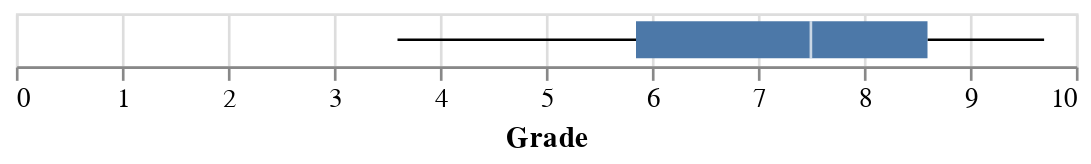

Notebook cell for this chart:
### Markdown cell above
# Boxplot

### Code cell
alt.Chart(df).mark_boxplot().encode(
    x='Grade'
)

### Figure 1 — Vega-Lite specification as saved in the notebook (floating-point values rounded to 4 significant figures)
{"config": {"view": {"continuousWidth": 400, "continuousHeight": 300}}, "data": {"name": "data-6b2b5c69c2c3e27e7e40f189da4d9bc4"}, "mark": "boxplot", "encoding": {"x": {"field": "Grade", "type": "quantitative"}}, "$schema": "https://vega.github.io/schema/vega-lite/v4.17.0.json", "datasets": {"data-6b2b5c69c2c3e27e7e40f189da4d9bc4": [{"Course": "ADM", "Student": "João", "AP1": 9.0, "AP2": 8.0, "AP3": 9.0, "Grade": 8.6, "Score": "B"}, {"Course": "ADM", "Student": "Maria", "AP1": 6.0, "AP2": 4.0, "AP3": 10.0, "Grade": 6.0, "Score": "D"}, {"Course": "LAW", "Student": "José", "AP1": 4.0, "AP2": 3.0, "AP3": 4.0, "Grade": 3.6, "Score": "F"}, {"Course": "LAW", "Student": "Pedro", "AP1": 8.0, "AP2": 10.0, "AP3": 7.0, "Grade": 8.6, "Score": "B"}, {"Course": "ECO", "Student": "Paulo", "AP1": 7.5, "AP2": 8.0, "AP3": 9.5, "Grade": 8.1, "Score": "B"}, {"Course": "LAW", "Student": "Esther", "AP1": 6.0, "AP2": 4.5, "AP3": 6.0, "Grade": 5.4, "Score": "D"}, {"Course": "ADM", "Student": "Gabriel", "AP1": 8.0, "AP2": 6.0, "AP3": 8.0, "Grade": 7.2, "Score": "B"}, {"Course": "LAW", "Student": "Rafael", "AP1": 7.5, "AP2": 10.0, "AP3": 9.5, "Grade": 8.9, "Score": "B"}, {"Course": "ECO", "Student": "Davi", "AP1": 6.0, "AP2": 10.0, "AP3": 7.0, "Grade": 7.8, "Score": "B"}, {"Course": "LAW", "Student": "Silvio", "AP1": 10.0, "AP2": 9.5, "AP3": 9.5, "Grade": 9.7, "Score": "A"}, {"Course": "ADM", "Student": "Sofia", "AP1": 8.0, "AP2": 7.0, "AP3": 6.0, "Grade": 7.2, "Score": "B"}, {"Course": "ADM", "Student": "Raquel", "AP1": 4.5, "AP2": 4.0, "AP3": 4.0, "Grade": 4.2, "Score": "F"}]}}
